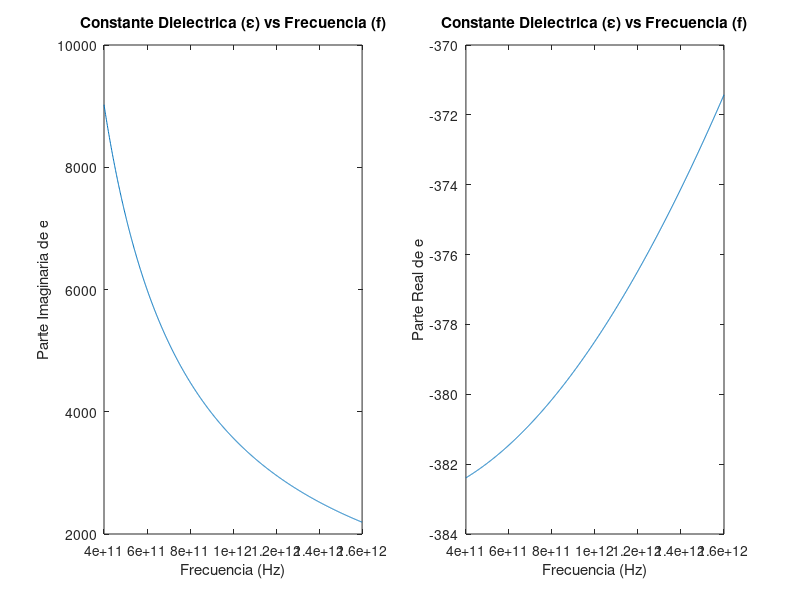

MATLAB code to generate this figure:
clear all, clc

% constantes
e_inf = 12;  % permitividad dielectica a frecuencia infinita
gamma = 5.75e13; % frecuencia de colisión
w_p = 1.143e15; % frencuencia de plasma

% Frecuencia 
f = linspace(0.4e12, 1.6e12, 1000); 

% Constante Dielectrica
e = e_inf - (w_p^2)./((2*pi*f).^2 + 1i*(2*pi*f)*gamma);


% Diagrama Parte Img de e
subplot(1,2,1);
plot(f, imag(e));
xlabel('Frecuencia (Hz)');
ylabel('Parte Imaginaria de e');
title('Constante Dielectrica (\epsilon) vs Frecuencia (f)');

% Diagrama Parte Re de e
subplot(1,2,2);
plot(f, real(e));
xlabel('Frecuencia (Hz)');
ylabel('Parte Real de e');
title('Constante Dielectrica (\epsilon) vs Frecuencia (f)');
